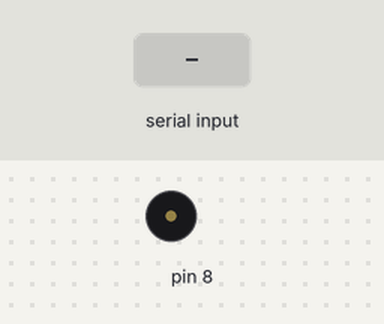
The sketch below on a simulated Arduino Uno, built with avr-gcc and run on an emulated ATmega328P. Parts: buzzer (waves = sounding). The test bench sets the inputs (shaded band).

Above: at 2.2 s.
2.3 s: "1" received over Serial
At 3.0 s:
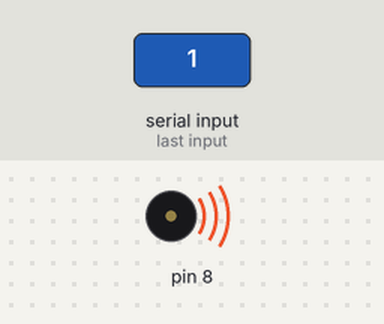
3.8 s: "0" received over Serial
At 4.1 s:
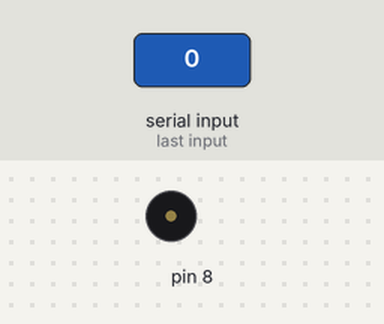
5.3 s: "2" received over Serial
At 6.5 s:
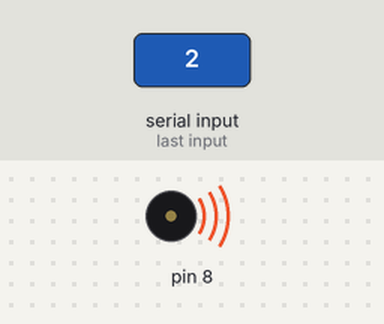
Timing chart, 0 to 8.3 s (numbered marks = the images above; inputs shaded):
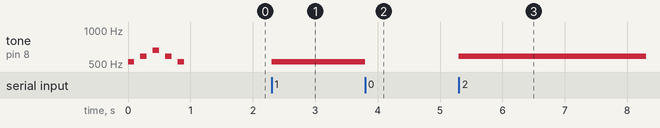

Measured:
- after the input at 2.3 s, tone on pin 8: silent → 523 Hz at once
- after the input at 3.8 s, tone on pin 8: 523 Hz → silent at once
- after the input at 5.3 s, tone on pin 8: silent → 587 Hz at once

The sketch:

week05_2_arduino_do_re_mi_Serial_tone_noTone.ino
```cpp
//week05_2_arduino_do_re_mi_Serial_tone_noTone
//修改自week05_1_arduino_do_re_mi_Serial
void setup() {
  Serial.begin(9600);//USB Serial開始傳輸，速度9600bps
  tone(8,523,100); delay(200);//do，等一下聲音，讓他不要滑出去
  tone(8,587,100); delay(200);//re
  tone(8,659,100); delay(200);//mi
  tone(8,587,100); delay(200);//re
  tone(8,523,100); delay(200);//do

}
char c='0';//0:沒聲音 1:do 2:re 3:mi
void loop() {
  if(Serial.available()){//如果USB Serial有收到資料
  c= Serial.read();//就讀進來(不要在宣告變數Char c,直接寫c)
  }
  if(c=='0') noTone(8);//不要發出聲音
  if(c=='1') tone(8,523);//do 一直發聲音
  if(c=='2') tone(8,587);//re 一直發聲音
  if(c=='3') tone(8,659);//mi 一直發聲音
}
```
